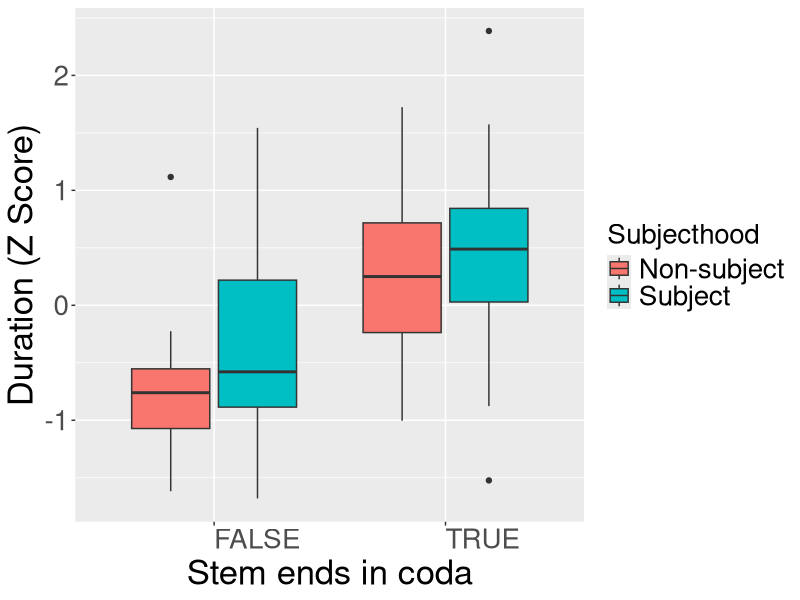
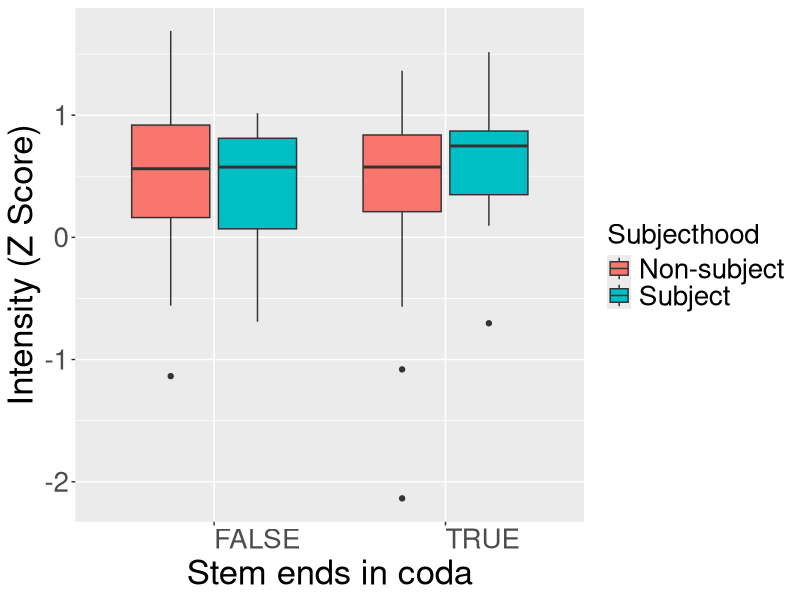
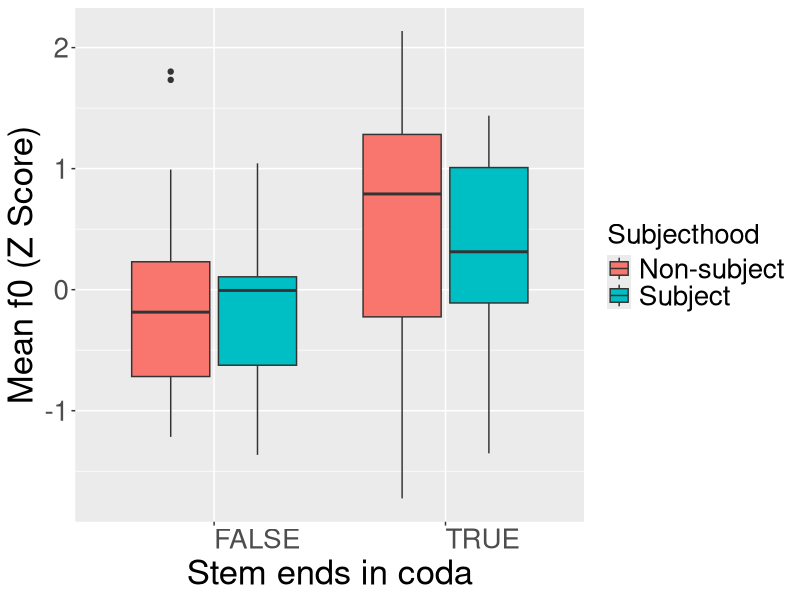
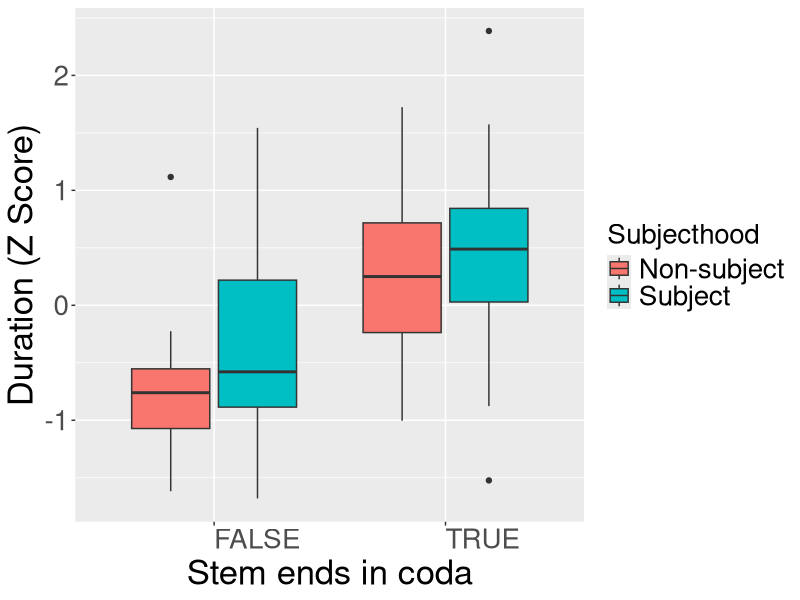
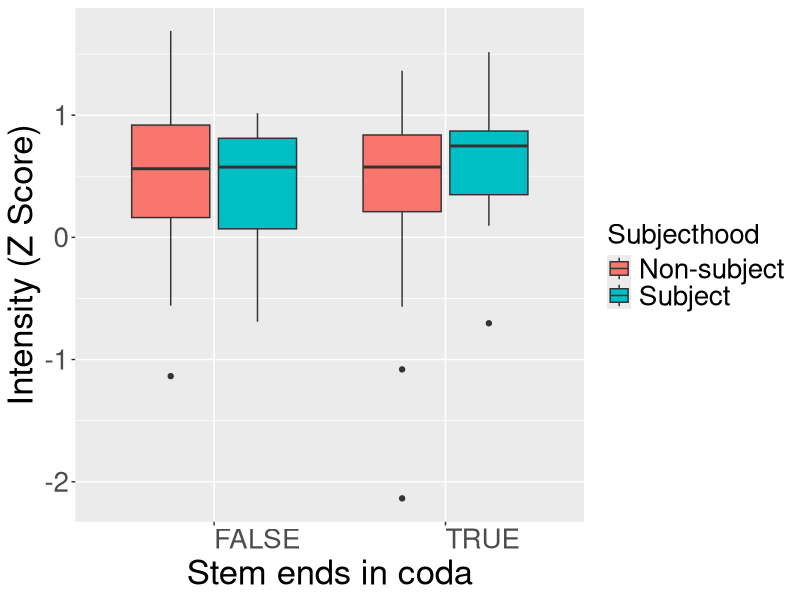
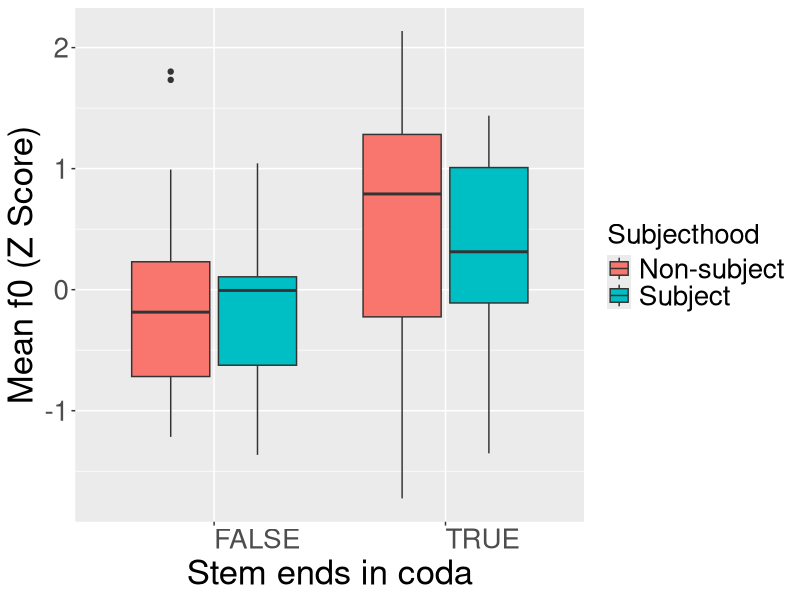

These charts were generated, in order, by the following R code:
library(tidyverse)
library(lme4)
library(lmerTest)

# This is the code used in the AP juncture study presented in Section 6.4.4
# Load data
full_data <- read_csv("../data/ap_data_final.csv")

# The AP data file includes data from relative clauses too, but
# we omit these for simplicity.
full_data <- full_data %>% 
  filter(Type != 'relative')

# Fit statistical models
dur_lme <- lmer(Duration ~ HasCoda + Role + Num.Syls + (1|Subject), 
                data=full_data)
summary(dur_lme)

mean_f0_lme <- lmer(Mean.f0 ~ Role + (1|Subject), 
                    data=full_data)
summary(mean_f0_lme)

int_lme <- lmer(Intensity ~ Role + (1|Subject), 
                data=full_data)
summary(int_lme)

# Generate plots
ggplot(data=full_data, aes(x=HasCoda, y=C.Duration, fill=Role)) +
  geom_boxplot() +
  theme(axis.text.x = element_text(angle = 0, hjust = 0, size=20),
        axis.text.y = element_text(size=20),
        axis.title.x = element_text(size=25),
        axis.title.y = element_text(size=25),
        plot.title = element_text(size=30, hjust=0.5),
        legend.title=element_text(size=20),
        legend.text=element_text(size=20)) +
  xlab("Stem ends in coda") +
  ylab("Duration (Z Score)") +
  scale_fill_discrete(name = "Subjecthood", labels = c("Non-subject", "Subject"))
  ggsave("ap_ip_plot_duration.pdf")

  ggplot(data=full_data, aes(x=HasCoda, y=C.Intensity, fill=Role)) +
    geom_boxplot() +
    theme(axis.text.x = element_text(angle = 0, hjust = 0, size=20),
          axis.text.y = element_text(size=20),
          axis.title.x = element_text(size=25),
          axis.title.y = element_text(size=25),
          plot.title = element_text(size=30, hjust=0.5),
          legend.title=element_text(size=20),
          legend.text=element_text(size=20)) +
    xlab("Stem ends in coda") +
    ylab("Intensity (Z Score)") +
    scale_fill_discrete(name = "Subjecthood", labels = c("Non-subject", "Subject"))
  ggsave("ap_ip_plot_intensity.pdf")

  ggplot(data=full_data, aes(x=HasCoda, y=C.Mean.f0, fill=Role)) +
    geom_boxplot() +
    theme(axis.text.x = element_text(angle = 0, hjust = 0, size=20),
          axis.text.y = element_text(size=20),
          axis.title.x = element_text(size=25),
          axis.title.y = element_text(size=25),
          plot.title = element_text(size=30, hjust=0.5),
          legend.title=element_text(size=20),
          legend.text=element_text(size=20)) +
    xlab("Stem ends in coda") +
    ylab("Mean f0 (Z Score)") +
    scale_fill_discrete(name = "Subjecthood", labels = c("Non-subject", "Subject"))
  ggsave("ap_ip_plot_mean_f0.pdf")
